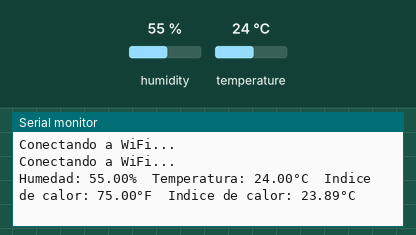
Simulated run of this program. Board: ESP32. Parts: the last lines printed to the serial monitor. The test bench sets the inputs (shaded band); at power-on: humidity 55 %, temperature 24 °C. WiFi joins after 1.5 s; servers stay silent unless stated; uploads are accepted with an empty reply.

Above: at 7.0 s.
7.1 s: humidity set to 22 %
At 9.7 s:
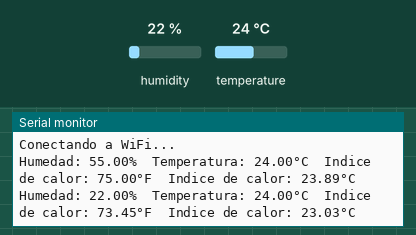
10.8 s: temperature set to 12 °C
At 12.3 s:
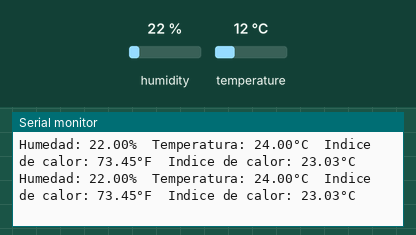
14.5 s: humidity set to 40 %
At 16.2 s:
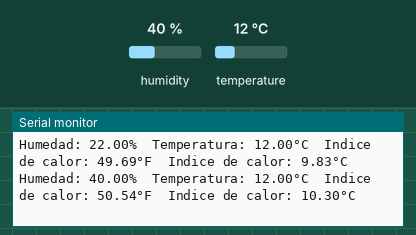
Timing chart, 0 to 17.7 s (numbered marks = the images above; inputs shaded):
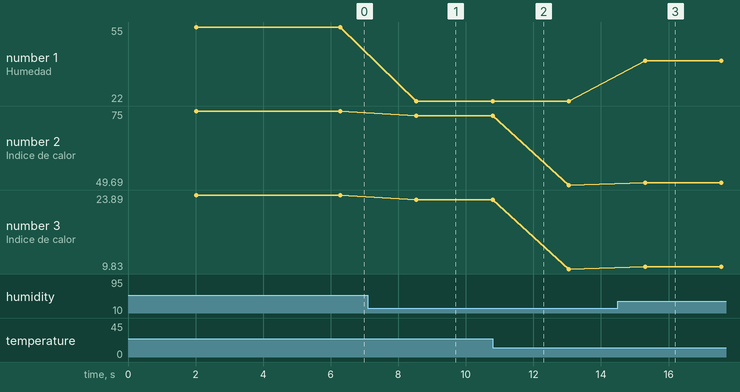

The program:

main.cpp
```cpp
#include "DHT.h"
#include <WiFi.h>
#include <HTTPClient.h>

const char* ssid = "viper";
const char* password = "*******";
const char* dweetIO = "https://dweet.io/dweet/for/ViperV";

#define DHTPIN 4  //Pin de datos del sensor DHT11/22

#define DHTTYPE DHT11  //Especificamos el tipo de sensor DHT11 DHT22 DHT21

DHT dht(DHTPIN, DHTTYPE);  //Creamos el objeto que representa al sensor


void setup(){
   Serial.begin(9600);
   Serial.println("Ensayo del DHT22!");
   dht.begin();
}

void loop(){
   delay(2000);
   float humedad = dht.readHumidity(); //Leemos la humedad en % de humedad relativa (0 al 100%)
   float temperatura = dht.readTemperature(); //Leemos la temperatura en °C
   float tempFarenheit = dht.readTemperature(true); //Leemos la temperatura en grados farenheit

   //Verificamos las lecturas del sensor
   if(isnan(humedad) || isnan(temperatura) || isnan(tempFarenheit)){
     Serial.println("Fallo la lectura del sensor");
     return;
   }

   //Calculamos la sensacion termica o indice de calor
   float indice = dht.computeHeatIndex(tempFarenheit, humedad);

   //Calculamos la sensacion termica o indice de calor en celsius
   float indiceCelsius = dht.computeHeatIndex(temperatura, humedad, false);

//La F() siginifica que lo que esta dentro del parentesis se escribe en la FLASH
   Serial.print(F("Humedad: "));
   Serial.print(humedad);
   Serial.print(F("%  Temperatura: "));
   Serial.print(temperatura);
   Serial.print(F("°C  Indice de calor: "));
   Serial.print(indice);
   Serial.print(F("°F  Indice de calor: "));
   Serial.print(indiceCelsius);
   Serial.println(F("°C"));

     WiFi.begin(ssid, password); // Conexión a la red WiFi
  while (WiFi.status() != WL_CONNECTED) {
    delay(1000);
    Serial.println("Conectando a WiFi...");
  }

  HTTPClient http;

  String url = dweetIO;
  url += "?temperatura=";
  url += String(temperatura);
  url += "&humedad=";
  url += String(humedad);

  http.begin(url); // Inicialización de la conexión HTTP
  int httpCode = http.GET(); // Realizar la solicitud GET

  if (httpCode == HTTP_CODE_OK) { // Si la solicitud es correcta
    String payload = http.getString(); // Obtener la respuesta
    Serial.println(payload); // Imprimir la respuesta
  }
  else {
    Serial.println("Error en la solicitud HTTP");
  }

  http.end(); // Finalizar la conexión HTTP

}
```

Measured:
- after the input at 7.1 s, the serial monitor: prints a new line after 1.4 s (image 1)
- after the input at 14.5 s, the serial monitor: prints a new line after 0.81 s (image 3)
- plotted number 1: 55 → 22 after the input at 7.1 s, 22 → 40 after the input at 14.5 s
- plotted number 2: 75 → 73.45 after the input at 7.1 s, 73.45 → 49.69 after the input at 10.8 s, 49.69 → 50.54 after the input at 14.5 s
- plotted number 3: 23.89 → 23.03 after the input at 7.1 s, 23.03 → 9.83 after the input at 10.8 s, 9.83 → 10.3 after the input at 14.5 s
